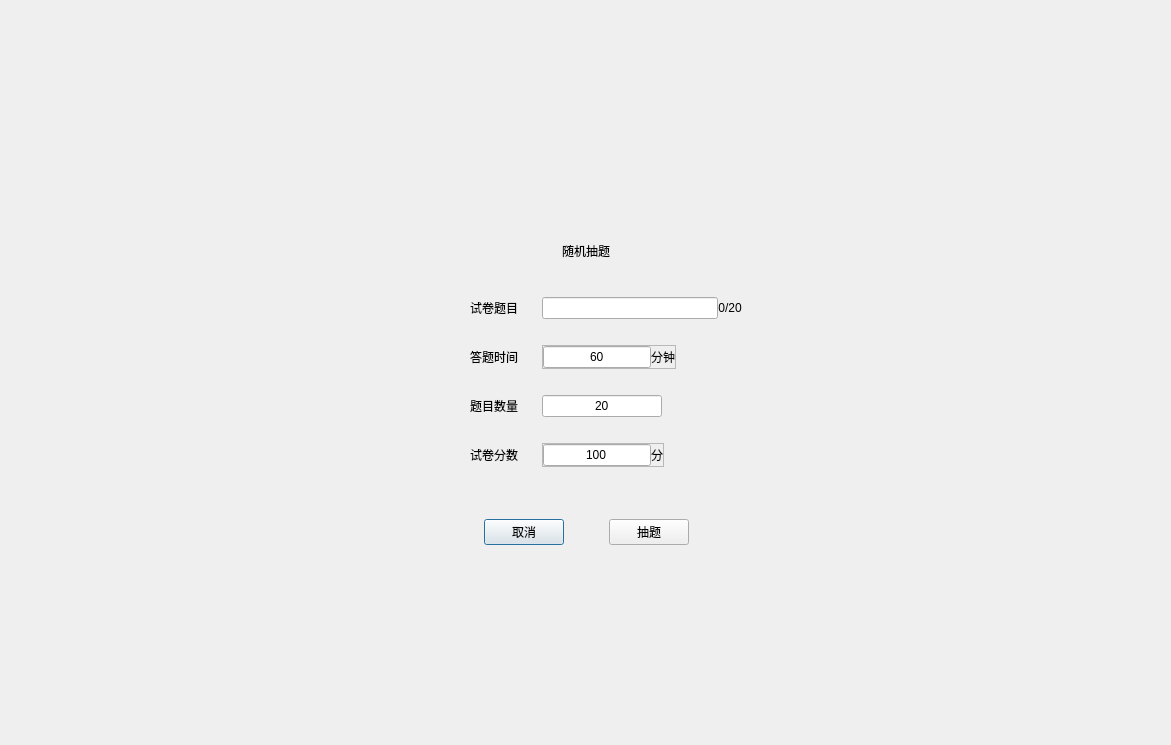
<?xml version="1.0" encoding="UTF-8"?>
<ui version="4.0">
 <class>SYAdminPaperRandomChooseWindow</class>
 <widget class="QDialog" name="SYAdminPaperRandomChooseWindow">
  <property name="geometry">
   <rect>
    <x>0</x>
    <y>0</y>
    <width>1171</width>
    <height>745</height>
   </rect>
  </property>
  <property name="windowTitle">
   <string>SYAdminPaperRandomChooseWindow</string>
  </property>
  <layout class="QVBoxLayout" name="verticalLayout_2">
   <item>
    <spacer name="verticalSpacer_7">
     <property name="orientation">
      <enum>Qt::Vertical</enum>
     </property>
     <property name="sizeType">
      <enum>QSizePolicy::Fixed</enum>
     </property>
     <property name="sizeHint" stdset="0">
      <size>
       <width>20</width>
       <height>200</height>
      </size>
     </property>
    </spacer>
   </item>
   <item>
    <layout class="QHBoxLayout" name="horizontalLayout_8">
     <item>
      <spacer name="horizontalSpacer_22">
       <property name="orientation">
        <enum>Qt::Horizontal</enum>
       </property>
       <property name="sizeHint" stdset="0">
        <size>
         <width>40</width>
         <height>20</height>
        </size>
       </property>
      </spacer>
     </item>
     <item>
      <widget class="QFrame" name="contentFrame">
       <layout class="QVBoxLayout" name="verticalLayout">
        <property name="leftMargin">
         <number>0</number>
        </property>
        <property name="topMargin">
         <number>0</number>
        </property>
        <property name="rightMargin">
         <number>0</number>
        </property>
        <property name="bottomMargin">
         <number>0</number>
        </property>
        <item>
         <spacer name="verticalSpacer_6">
          <property name="orientation">
           <enum>Qt::Vertical</enum>
          </property>
          <property name="sizeType">
           <enum>QSizePolicy::Fixed</enum>
          </property>
          <property name="sizeHint" stdset="0">
           <size>
            <width>20</width>
            <height>30</height>
           </size>
          </property>
         </spacer>
        </item>
        <item>
         <layout class="QHBoxLayout" name="horizontalLayout_6">
          <property name="spacing">
           <number>0</number>
          </property>
          <item>
           <spacer name="horizontalSpacer_2">
            <property name="orientation">
             <enum>Qt::Horizontal</enum>
            </property>
            <property name="sizeHint" stdset="0">
             <size>
              <width>40</width>
              <height>20</height>
             </size>
            </property>
           </spacer>
          </item>
          <item>
           <widget class="QLabel" name="paperTitle">
            <property name="text">
             <string>随机抽题</string>
            </property>
           </widget>
          </item>
          <item>
           <spacer name="horizontalSpacer_3">
            <property name="orientation">
             <enum>Qt::Horizontal</enum>
            </property>
            <property name="sizeHint" stdset="0">
             <size>
              <width>40</width>
              <height>20</height>
             </size>
            </property>
           </spacer>
          </item>
         </layout>
        </item>
        <item>
         <spacer name="verticalSpacer_9">
          <property name="orientation">
           <enum>Qt::Vertical</enum>
          </property>
          <property name="sizeType">
           <enum>QSizePolicy::Fixed</enum>
          </property>
          <property name="sizeHint" stdset="0">
           <size>
            <width>20</width>
            <height>30</height>
           </size>
          </property>
         </spacer>
        </item>
        <item>
         <layout class="QHBoxLayout" name="horizontalLayout">
          <property name="spacing">
           <number>0</number>
          </property>
          <item>
           <spacer name="horizontalSpacer_4">
            <property name="orientation">
             <enum>Qt::Horizontal</enum>
            </property>
            <property name="sizeType">
             <enum>QSizePolicy::Fixed</enum>
            </property>
            <property name="sizeHint" stdset="0">
             <size>
              <width>80</width>
              <height>20</height>
             </size>
            </property>
           </spacer>
          </item>
          <item>
           <widget class="QLabel" name="paperNameLabel">
            <property name="text">
             <string>试卷题目</string>
            </property>
           </widget>
          </item>
          <item>
           <spacer name="horizontalSpacer_14">
            <property name="orientation">
             <enum>Qt::Horizontal</enum>
            </property>
            <property name="sizeType">
             <enum>QSizePolicy::Fixed</enum>
            </property>
            <property name="sizeHint" stdset="0">
             <size>
              <width>24</width>
              <height>20</height>
             </size>
            </property>
           </spacer>
          </item>
          <item>
           <widget class="QFrame" name="Frame">
            <property name="sizePolicy">
             <sizepolicy hsizetype="Expanding" vsizetype="Preferred">
              <horstretch>0</horstretch>
              <verstretch>0</verstretch>
             </sizepolicy>
            </property>
            <property name="minimumSize">
             <size>
              <width>200</width>
              <height>0</height>
             </size>
            </property>
            <layout class="QHBoxLayout" name="horizontalLayout_7">
             <property name="spacing">
              <number>0</number>
             </property>
             <property name="leftMargin">
              <number>0</number>
             </property>
             <property name="topMargin">
              <number>0</number>
             </property>
             <property name="rightMargin">
              <number>0</number>
             </property>
             <property name="bottomMargin">
              <number>0</number>
             </property>
             <item>
              <widget class="QLineEdit" name="paperName">
               <property name="sizePolicy">
                <sizepolicy hsizetype="Expanding" vsizetype="Expanding">
                 <horstretch>0</horstretch>
                 <verstretch>0</verstretch>
                </sizepolicy>
               </property>
               <property name="maxLength">
                <number>20</number>
               </property>
               <property name="alignment">
                <set>Qt::AlignCenter</set>
               </property>
              </widget>
             </item>
             <item>
              <widget class="QLabel" name="curPaperNum">
               <property name="text">
                <string>0</string>
               </property>
               <property name="alignment">
                <set>Qt::AlignRight|Qt::AlignTrailing|Qt::AlignVCenter</set>
               </property>
              </widget>
             </item>
             <item>
              <widget class="QLabel" name="curPaperTotal">
               <property name="text">
                <string>/20</string>
               </property>
              </widget>
             </item>
            </layout>
           </widget>
          </item>
          <item>
           <spacer name="horizontalSpacer_5">
            <property name="orientation">
             <enum>Qt::Horizontal</enum>
            </property>
            <property name="sizeType">
             <enum>QSizePolicy::Expanding</enum>
            </property>
            <property name="sizeHint" stdset="0">
             <size>
              <width>40</width>
              <height>20</height>
             </size>
            </property>
           </spacer>
          </item>
         </layout>
        </item>
        <item>
         <spacer name="verticalSpacer_5">
          <property name="orientation">
           <enum>Qt::Vertical</enum>
          </property>
          <property name="sizeType">
           <enum>QSizePolicy::Fixed</enum>
          </property>
          <property name="sizeHint" stdset="0">
           <size>
            <width>20</width>
            <height>20</height>
           </size>
          </property>
         </spacer>
        </item>
        <item>
         <layout class="QHBoxLayout" name="horizontalLayout_2">
          <property name="spacing">
           <number>0</number>
          </property>
          <item>
           <spacer name="horizontalSpacer_6">
            <property name="orientation">
             <enum>Qt::Horizontal</enum>
            </property>
            <property name="sizeType">
             <enum>QSizePolicy::Fixed</enum>
            </property>
            <property name="sizeHint" stdset="0">
             <size>
              <width>80</width>
              <height>20</height>
             </size>
            </property>
           </spacer>
          </item>
          <item>
           <widget class="QLabel" name="examTimeLabel">
            <property name="text">
             <string>答题时间</string>
            </property>
           </widget>
          </item>
          <item>
           <spacer name="horizontalSpacer_15">
            <property name="orientation">
             <enum>Qt::Horizontal</enum>
            </property>
            <property name="sizeType">
             <enum>QSizePolicy::Fixed</enum>
            </property>
            <property name="sizeHint" stdset="0">
             <size>
              <width>24</width>
              <height>20</height>
             </size>
            </property>
           </spacer>
          </item>
          <item>
           <widget class="QFrame" name="timeSetFrame">
            <property name="frameShape">
             <enum>QFrame::StyledPanel</enum>
            </property>
            <property name="frameShadow">
             <enum>QFrame::Raised</enum>
            </property>
            <layout class="QHBoxLayout" name="horizontalLayout_9">
             <property name="spacing">
              <number>0</number>
             </property>
             <property name="leftMargin">
              <number>0</number>
             </property>
             <property name="topMargin">
              <number>0</number>
             </property>
             <property name="rightMargin">
              <number>0</number>
             </property>
             <property name="bottomMargin">
              <number>0</number>
             </property>
             <item>
              <widget class="QLineEdit" name="answerTime_lineEdit_1">
               <property name="sizePolicy">
                <sizepolicy hsizetype="Expanding" vsizetype="Preferred">
                 <horstretch>0</horstretch>
                 <verstretch>0</verstretch>
                </sizepolicy>
               </property>
               <property name="text">
                <string>60</string>
               </property>
               <property name="maxLength">
                <number>2</number>
               </property>
               <property name="alignment">
                <set>Qt::AlignCenter</set>
               </property>
              </widget>
             </item>
             <item>
              <widget class="QLabel" name="timeUnitLabel">
               <property name="text">
                <string>分钟</string>
               </property>
              </widget>
             </item>
            </layout>
           </widget>
          </item>
          <item>
           <spacer name="horizontalSpacer_7">
            <property name="orientation">
             <enum>Qt::Horizontal</enum>
            </property>
            <property name="sizeType">
             <enum>QSizePolicy::Expanding</enum>
            </property>
            <property name="sizeHint" stdset="0">
             <size>
              <width>40</width>
              <height>20</height>
             </size>
            </property>
           </spacer>
          </item>
         </layout>
        </item>
        <item>
         <spacer name="verticalSpacer_4">
          <property name="orientation">
           <enum>Qt::Vertical</enum>
          </property>
          <property name="sizeType">
           <enum>QSizePolicy::Fixed</enum>
          </property>
          <property name="sizeHint" stdset="0">
           <size>
            <width>20</width>
            <height>20</height>
           </size>
          </property>
         </spacer>
        </item>
        <item>
         <layout class="QHBoxLayout" name="horizontalLayout_3">
          <property name="spacing">
           <number>0</number>
          </property>
          <item>
           <spacer name="horizontalSpacer_8">
            <property name="orientation">
             <enum>Qt::Horizontal</enum>
            </property>
            <property name="sizeType">
             <enum>QSizePolicy::Fixed</enum>
            </property>
            <property name="sizeHint" stdset="0">
             <size>
              <width>80</width>
              <height>20</height>
             </size>
            </property>
           </spacer>
          </item>
          <item>
           <widget class="QLabel" name="paperNumLabel">
            <property name="text">
             <string>题目数量</string>
            </property>
           </widget>
          </item>
          <item>
           <spacer name="horizontalSpacer_16">
            <property name="orientation">
             <enum>Qt::Horizontal</enum>
            </property>
            <property name="sizeType">
             <enum>QSizePolicy::Fixed</enum>
            </property>
            <property name="sizeHint" stdset="0">
             <size>
              <width>24</width>
              <height>20</height>
             </size>
            </property>
           </spacer>
          </item>
          <item>
           <widget class="QLineEdit" name="questionNum">
            <property name="sizePolicy">
             <sizepolicy hsizetype="Expanding" vsizetype="Preferred">
              <horstretch>0</horstretch>
              <verstretch>0</verstretch>
             </sizepolicy>
            </property>
            <property name="text">
             <string>20</string>
            </property>
            <property name="maxLength">
             <number>5</number>
            </property>
            <property name="alignment">
             <set>Qt::AlignCenter</set>
            </property>
           </widget>
          </item>
          <item>
           <spacer name="horizontalSpacer_9">
            <property name="orientation">
             <enum>Qt::Horizontal</enum>
            </property>
            <property name="sizeType">
             <enum>QSizePolicy::Expanding</enum>
            </property>
            <property name="sizeHint" stdset="0">
             <size>
              <width>40</width>
              <height>20</height>
             </size>
            </property>
           </spacer>
          </item>
         </layout>
        </item>
        <item>
         <spacer name="verticalSpacer_3">
          <property name="orientation">
           <enum>Qt::Vertical</enum>
          </property>
          <property name="sizeType">
           <enum>QSizePolicy::Fixed</enum>
          </property>
          <property name="sizeHint" stdset="0">
           <size>
            <width>20</width>
            <height>20</height>
           </size>
          </property>
         </spacer>
        </item>
        <item>
         <layout class="QHBoxLayout" name="horizontalLayout_4">
          <property name="spacing">
           <number>0</number>
          </property>
          <item>
           <spacer name="horizontalSpacer_10">
            <property name="orientation">
             <enum>Qt::Horizontal</enum>
            </property>
            <property name="sizeType">
             <enum>QSizePolicy::Fixed</enum>
            </property>
            <property name="sizeHint" stdset="0">
             <size>
              <width>80</width>
              <height>20</height>
             </size>
            </property>
           </spacer>
          </item>
          <item>
           <widget class="QLabel" name="paperScoreLabel">
            <property name="text">
             <string>试卷分数</string>
            </property>
           </widget>
          </item>
          <item>
           <spacer name="horizontalSpacer_17">
            <property name="orientation">
             <enum>Qt::Horizontal</enum>
            </property>
            <property name="sizeType">
             <enum>QSizePolicy::Fixed</enum>
            </property>
            <property name="sizeHint" stdset="0">
             <size>
              <width>24</width>
              <height>20</height>
             </size>
            </property>
           </spacer>
          </item>
          <item>
           <widget class="QFrame" name="setScoreFrame">
            <property name="frameShape">
             <enum>QFrame::StyledPanel</enum>
            </property>
            <property name="frameShadow">
             <enum>QFrame::Raised</enum>
            </property>
            <layout class="QHBoxLayout" name="horizontalLayout_10">
             <property name="spacing">
              <number>0</number>
             </property>
             <property name="leftMargin">
              <number>0</number>
             </property>
             <property name="topMargin">
              <number>0</number>
             </property>
             <property name="rightMargin">
              <number>0</number>
             </property>
             <property name="bottomMargin">
              <number>0</number>
             </property>
             <item>
              <widget class="QLineEdit" name="paperScoreLineEdit">
               <property name="text">
                <string>100</string>
               </property>
               <property name="maxLength">
                <number>3</number>
               </property>
               <property name="alignment">
                <set>Qt::AlignCenter</set>
               </property>
              </widget>
             </item>
             <item>
              <widget class="QLabel" name="scoreUnitLabel">
               <property name="text">
                <string>分</string>
               </property>
              </widget>
             </item>
            </layout>
           </widget>
          </item>
          <item>
           <spacer name="horizontalSpacer_11">
            <property name="orientation">
             <enum>Qt::Horizontal</enum>
            </property>
            <property name="sizeType">
             <enum>QSizePolicy::Expanding</enum>
            </property>
            <property name="sizeHint" stdset="0">
             <size>
              <width>40</width>
              <height>20</height>
             </size>
            </property>
           </spacer>
          </item>
         </layout>
        </item>
        <item>
         <spacer name="verticalSpacer_2">
          <property name="orientation">
           <enum>Qt::Vertical</enum>
          </property>
          <property name="sizeType">
           <enum>QSizePolicy::Expanding</enum>
          </property>
          <property name="sizeHint" stdset="0">
           <size>
            <width>20</width>
            <height>46</height>
           </size>
          </property>
         </spacer>
        </item>
        <item>
         <layout class="QHBoxLayout" name="horizontalLayout_5">
          <property name="spacing">
           <number>0</number>
          </property>
          <item>
           <spacer name="horizontalSpacer_12">
            <property name="orientation">
             <enum>Qt::Horizontal</enum>
            </property>
            <property name="sizeType">
             <enum>QSizePolicy::Expanding</enum>
            </property>
            <property name="sizeHint" stdset="0">
             <size>
              <width>40</width>
              <height>20</height>
             </size>
            </property>
           </spacer>
          </item>
          <item>
           <widget class="QPushButton" name="cancelBtn">
            <property name="sizePolicy">
             <sizepolicy hsizetype="Minimum" vsizetype="Preferred">
              <horstretch>0</horstretch>
              <verstretch>0</verstretch>
             </sizepolicy>
            </property>
            <property name="text">
             <string>取消</string>
            </property>
           </widget>
          </item>
          <item>
           <spacer name="horizontalSpacer">
            <property name="orientation">
             <enum>Qt::Horizontal</enum>
            </property>
            <property name="sizeType">
             <enum>QSizePolicy::Fixed</enum>
            </property>
            <property name="sizeHint" stdset="0">
             <size>
              <width>45</width>
              <height>20</height>
             </size>
            </property>
           </spacer>
          </item>
          <item>
           <widget class="QPushButton" name="confirmBtn">
            <property name="sizePolicy">
             <sizepolicy hsizetype="Minimum" vsizetype="Preferred">
              <horstretch>0</horstretch>
              <verstretch>0</verstretch>
             </sizepolicy>
            </property>
            <property name="text">
             <string>抽题</string>
            </property>
           </widget>
          </item>
          <item>
           <spacer name="horizontalSpacer_13">
            <property name="orientation">
             <enum>Qt::Horizontal</enum>
            </property>
            <property name="sizeType">
             <enum>QSizePolicy::Expanding</enum>
            </property>
            <property name="sizeHint" stdset="0">
             <size>
              <width>40</width>
              <height>20</height>
             </size>
            </property>
           </spacer>
          </item>
         </layout>
        </item>
        <item>
         <spacer name="verticalSpacer">
          <property name="orientation">
           <enum>Qt::Vertical</enum>
          </property>
          <property name="sizeType">
           <enum>QSizePolicy::Fixed</enum>
          </property>
          <property name="sizeHint" stdset="0">
           <size>
            <width>20</width>
            <height>36</height>
           </size>
          </property>
         </spacer>
        </item>
       </layout>
      </widget>
     </item>
     <item>
      <spacer name="horizontalSpacer_23">
       <property name="orientation">
        <enum>Qt::Horizontal</enum>
       </property>
       <property name="sizeHint" stdset="0">
        <size>
         <width>40</width>
         <height>20</height>
        </size>
       </property>
      </spacer>
     </item>
    </layout>
   </item>
   <item>
    <spacer name="verticalSpacer_8">
     <property name="orientation">
      <enum>Qt::Vertical</enum>
     </property>
     <property name="sizeHint" stdset="0">
      <size>
       <width>20</width>
       <height>26</height>
      </size>
     </property>
    </spacer>
   </item>
  </layout>
 </widget>
 <layoutdefault spacing="6" margin="11"/>
 <resources/>
 <connections/>
</ui>
